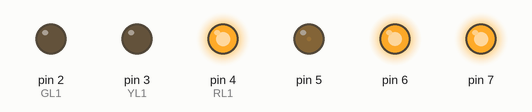
Recording of a sketch running on a simulated Arduino Uno, built with avr-gcc and run on an emulated ATmega328P. On the bench: output pins drawn as LEDs (lit = HIGH).

Above: at 0.1 s.
At 6.1 s:
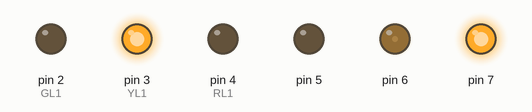
At 8.1 s:
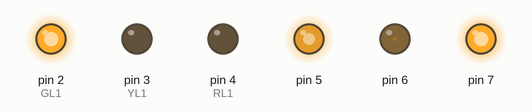
At 18.1 s:
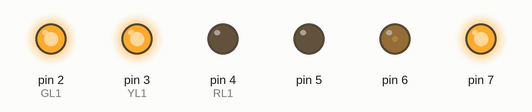
At 36.1 s:
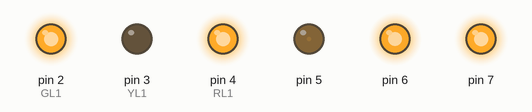
Timing chart, 0 to 37.6 s (numbered marks = the images above):
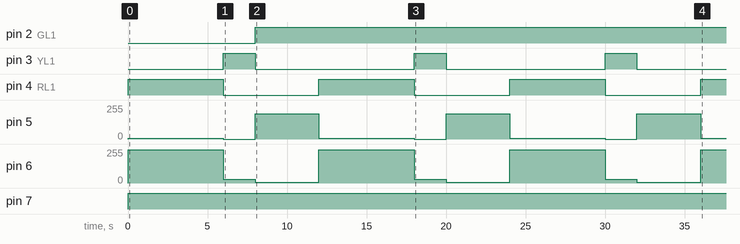

Measured:
- by itself, pin 2 (GL1): LOW → HIGH at 8.0 s
- by itself, pin 3 (YL1): alternates HIGH for 2.0 s and LOW for 10.0 s
- by itself, pin 4 (RL1): alternates HIGH for 6.0 s and LOW for 6.0 s
- by itself, pin 5: repeats every 12.0 s: 0/255 2.0 s, 191/255 4.0 s, 5/255 6.0 s
- by itself, pin 6: repeats every 12.0 s: 30/255 2.0 s, 5/255 4.0 s, 248/255 6.0 s
- by itself, pin 7: LOW → HIGH at 0.00 s

The sketch:

GeneralStreet.ino
```cpp
#include <RGBLed.h>

#define GL1 2 // Green Led pin out (General street)
#define YL1 3 // Yellow Led pin out (General Street)
#define RL1 4 // Red Led pin out (General Street)
RGBLed LD(5, 6, 7, RGBLed::COMMON_ANODE); //Red, Green, Blue

void setup()
{
  pinMode(GL1, OUTPUT);
  pinMode(YL1, OUTPUT);
  pinMode(RL1, OUTPUT);
}

void loop()
{
  while(1){
    digitalWrite(RL1, HIGH);
    LD.setColor(250, 7, 7);
    delay(6000);

    digitalWrite(RL1, LOW);
    digitalWrite(YL1, HIGH);
    LD.setColor(255, 225, 0);
    delay(2000);

    digitalWrite(YL1, LOW);
    digitalWrite(GL1, HIGH);
    LD.setColor(64, 250, 7);
    delay(4000);

  }
}
```
